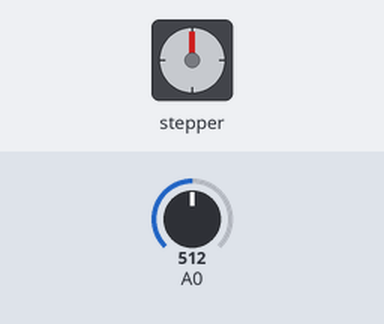
A sketch run on a simulated Arduino Uno, built with avr-gcc and run on an emulated ATmega328P. On the bench: stepper motor. Inputs (shaded band) come from the test bench; at power-on: A0 = 512. Stepper angles assume 200 steps per turn.

Above: at 1.2 s.
1.3 s: A0 set to 592
2.8 s: A0 set to 601
At 4.75 s:
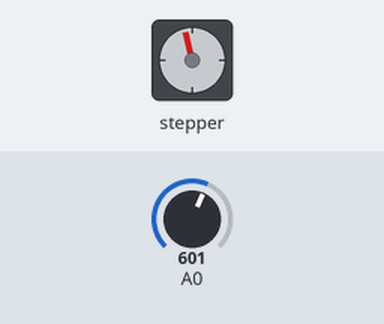
5.8 s: A0 set to 716
At 6.26 s:
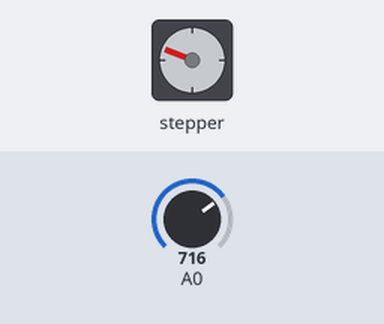
8.8 s: A0 set to 900
At 9.03 s:
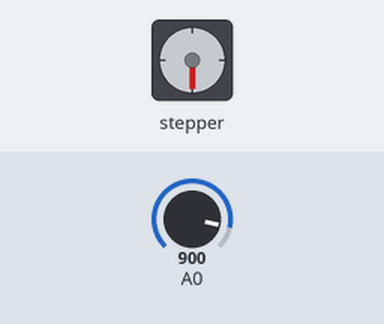
11.8 s: A0 set to 1023
Timing chart, 0 to 18.8 s (numbered marks = the images above; inputs shaded):
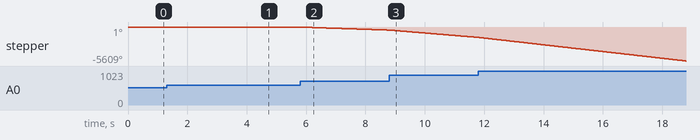

The sketch:

Pot_Stepper_Control.ino
```cpp
/*
Stepper Motor Control - speed control

This program drives a unipolar or bipolar stepper motor.
The motor is attached to digital pins 8 - 11 of the Arduino.
A potentiometer is connected to analog input 0.

The motor will rotate in a clockwise direction. The higher the potentiometer value,
the faster the motor speed. Because setSpeed() sets the delay between steps,
you may notice the motor is less responsive to changes in the sensor value at
low speeds.

Created 30 Nov. 2009
Modified 28 Oct 2010
by Tom Igoe

Port to Seeed Motor Shield
by Loovee 14 Mar, 2016

*/

#include <Stepper.h>

const int stepsPerRevolution = 200;  // change this to fit the number of steps per revolution
// for your motor


// initialize the stepper library on pins 8 through 11:
Stepper myStepper(stepsPerRevolution, 8, 11, 12, 13);

int stepCount = 0;  // number of steps the motor has taken

int dead = 170;
int total = 1023;
int first = (total-dead)/2;
int second = (total+dead)/2;
int speed = 0;
int rev = 1;


void step(int steps)
{
  digitalWrite(9, HIGH);
  digitalWrite(10, HIGH);
  myStepper.step(steps);
  digitalWrite(9, LOW);
  digitalWrite(10, LOW);
}

void setup() {
  // nothing to do inside the setupseeed
}

void loop() {
  int pot = analogRead(A0);

  if (pot < first) {
    // Map speed
    speed = map(pot, 0, first, 100, 0);

    // Set direction to clockwise
    rev = 1;
  } else if (pot > second) {
    // Map speed
    speed = map(pot, second, total - 1, 0, 100);

    // Set direction to counterclockwise
    rev = -1;
  } else {
    speed = 0;
  }


  if (speed > 0) {
      myStepper.setSpeed(speed);
      // step 1/100 of a revolution:
      step(rev * stepsPerRevolution/100);
  }
}
```

Measured:
- the behaviour switches between 600 and 601 on A0 (found by bisection; images 0 and 1)
- after the input at 1.3 s, every drawn part: stays the same
- after the input at 2.8 s, stepper: keeps turning counter-clockwise at about 7°/s, starting at once
